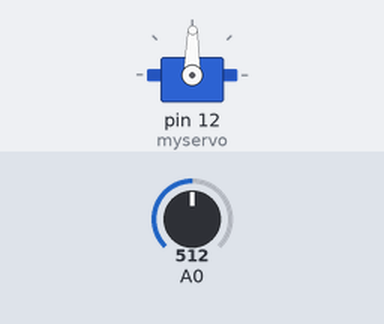
Simulated run of this sketch. Board: Arduino Uno, built with avr-gcc and run on an emulated ATmega328P. On the bench: servo. The inputs (shaded band) are chosen by the test bench; at power-on: A0 = 512.

Above: at 1.2 s.
1.3 s: A0 set to 716
At 2.1 s:
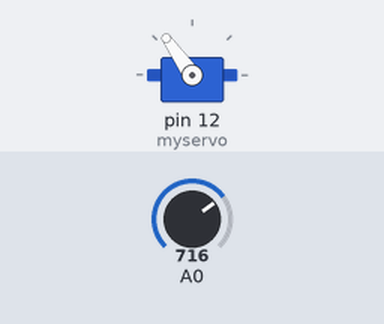
2.8 s: A0 set to 900
At 4.0 s:
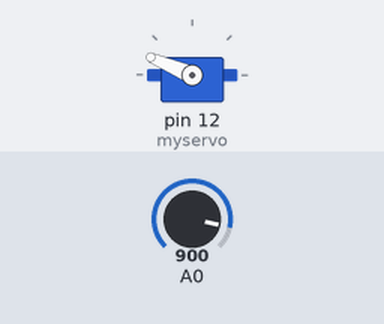
4.3 s: A0 set to 1023
At 5.5 s:
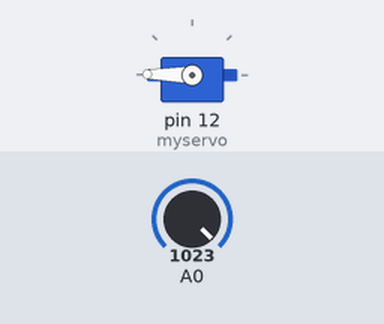
5.8 s: A0 set to 306
At 6.5 s:
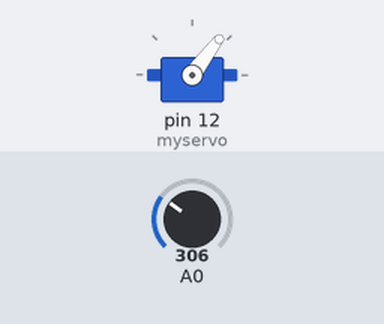
7.3 s: A0 set to 122
At 7.9 s:
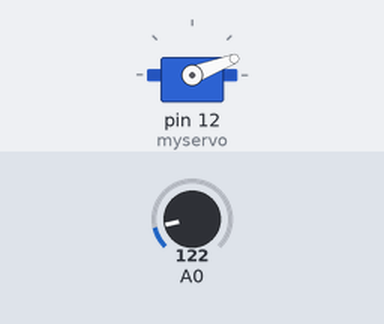
8.8 s: A0 set to 511
At 9.9 s:
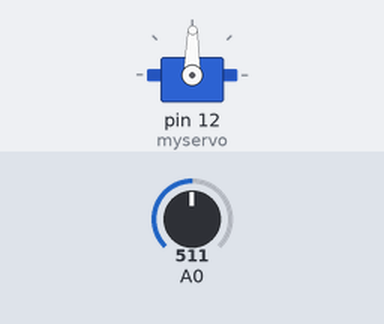
Timing chart, 0 to 11.3 s (numbered marks = the images above; inputs shaded):
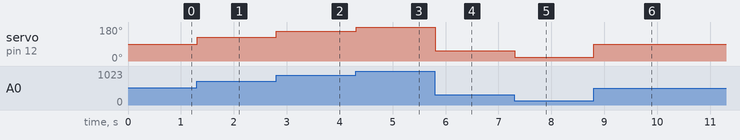

Measured:
- after the input at 1.3 s, servo on pin 12 (myservo): 89° → 125° at once
- after the input at 2.8 s, servo on pin 12 (myservo): 125° → 157° at once
- after the input at 4.3 s, servo on pin 12 (myservo): 157° → 179° at once
- after the input at 5.8 s, servo on pin 12 (myservo): 179° → 53° at once
- after the input at 7.3 s, servo on pin 12 (myservo): 53° → 21° at once
- after the input at 8.8 s, servo on pin 12 (myservo): 21° → 89° at once

The sketch:

Servo_Photoresistor.ino
```cpp
#include <Servo.h>

Servo myservo;
int val;

void setup()
{
myservo.attach(12);
}
void loop()
{
val = analogRead(0);
val = map(val, 0, 1023, 0, 179);
myservo.write(val);
delay(15);
}
```
